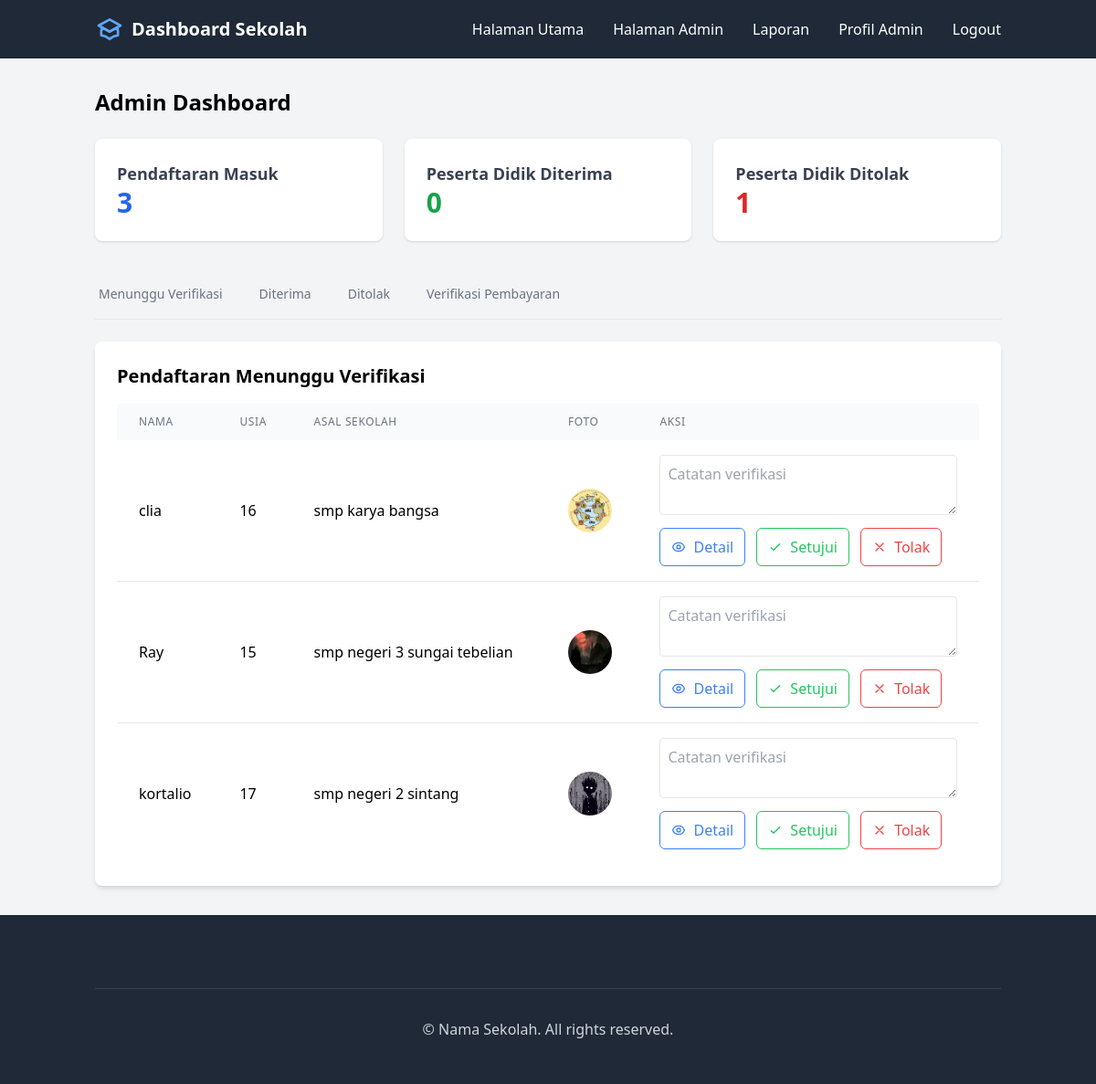
Before: /admin/admin/dashboard (signed in) with the older database file.
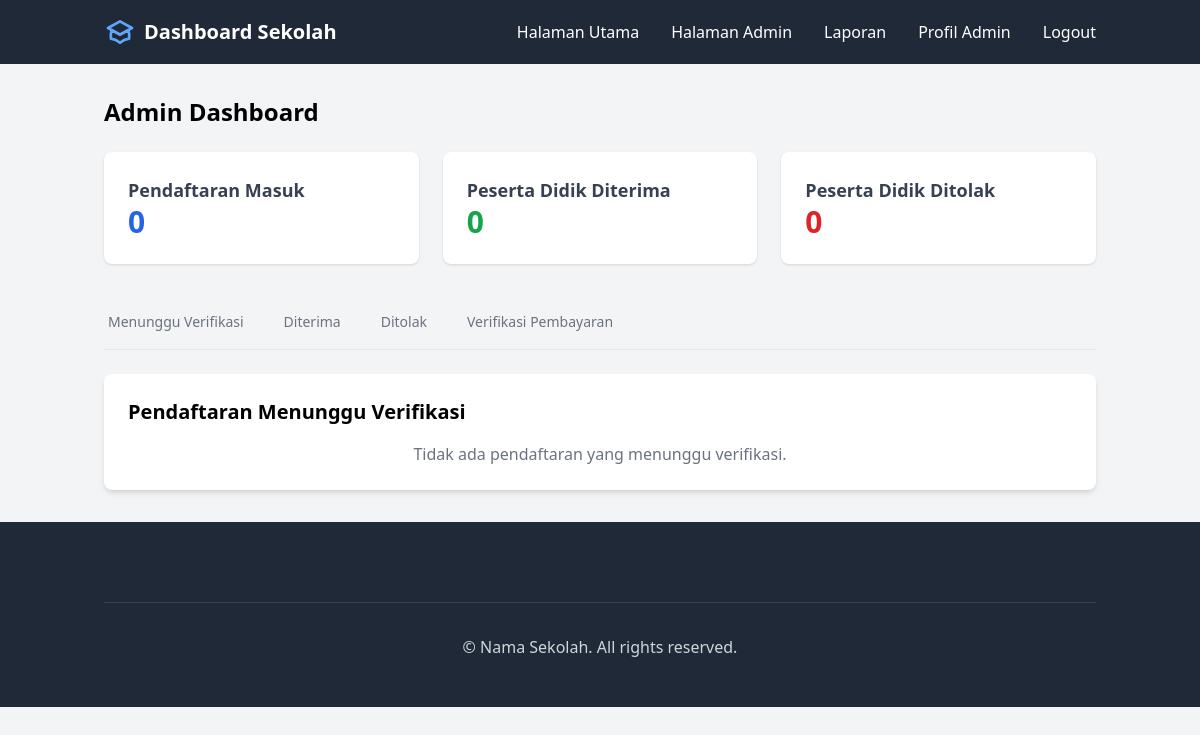
After: the same page with the newer database file.
### app/models.py (models this page shows, shortened)
class Form(db.Model):
    id = db.Column(db.Integer, primary_key=True)
    user_id = db.Column(db.Integer, db.ForeignKey('user.id'), nullable=False)
    student_name = db.Column(db.String(100), nullable=False)
    student_age = db.Column(db.Integer, nullable=False)
    student_email = db.Column(db.String(120), nullable=False)
    school_name = db.Column(db.String(100), nullable=False)
    image_path = db.Column(db.String(255), nullable=False)
    document_path = db.Column(db.String(255), nullable=False)
    status = db.Column(db.String(20), nullable=False, default='pending')
    verified_by = db.Column(db.Integer, db.ForeignKey('user.id'), nullable=True)
    verification_date = db.Column(db.DateTime, nullable=True)
    verification_note = db.Column(db.Text, nullable=True)
    is_verified = db.Column(db.Boolean, default=False)
    timestamp = db.Column(db.DateTime, default=datetime.utcnow)
    payment_status = db.Column(db.String(20), default='pending', nullable=False)
    payment_proof = db.Column(db.String(255), nullable=True)
    payment_uploaded_at = db.Column(db.DateTime, default=datetime.utcnow)
    payment_verified_at = db.Column(db.DateTime, nullable=True)
    payment_verified_by = db.Column(db.Integer, db.ForeignKey('user.id'), nullable=True)
    payment_note = db.Column(db.Text, nullable=True)
    payment_verifier = db.relationship('User',
        foreign_keys=[payment_verified_by],
        backref='verified_payments'
    )

### app/routes/admin.py (the view)
@admin_bp.route('admin/dashboard')
@login_required
@admin_required
def dashboard():
    pending_forms = Form.query.filter_by(status='pending').all()
    approved_forms = Form.query.filter_by(status='approved').order_by(Form.verification_date.desc()).all()
    rejected_forms = Form.query.filter_by(status='rejected').order_by(Form.verification_date.desc()).all()
    pending_payments = Form.query.filter_by(payment_status='pending_verification').all()
    verified_payments = Form.query.filter_by(payment_status='verified').all()
    rejected_payments = Form.query.filter_by(payment_status='rejected').all()
    pending_count = len(pending_forms)
    approved_count = len(approved_forms)
    rejected_count = len(rejected_forms)
    return render_template('parts/admindashboard.html',
                         pending_forms=pending_forms,
                         approved_forms=approved_forms,
                         rejected_forms=rejected_forms,
                         pending_payments=pending_payments,
                         verified_payments=verified_payments,
                         rejected_payments=rejected_payments,
                         pending_count=pending_count,
                         approved_count=approved_count,
                         rejected_count=rejected_count)

### app/routes/admin.py (called while the page is built)
def admin_required(f):
    @wraps(f)
    def decorated_function(*args, **kwargs):
        if not current_user.is_authenticated or current_user.role != UserRole.ADMIN.value:
            flash('Anda tidak memiliki akses ke halaman ini.', 'error')
            return redirect(url_for('index_bp.index'))
        return f(*args, **kwargs)
    return decorated_function

### app/templates/parts/admindashboard.html (shortened to what this page needs)
{% extends "adminbase.html" %}
{% block content %}
<div class="container mx-auto px-4 py-8">
    <h1 class="text-2xl font-bold mb-6">Admin Dashboard</h1>
    <div class="grid grid-cols-1 md:grid-cols-3 gap-6 mb-8">
        <div class="bg-white rounded-lg shadow p-6">
            <h3 class="text-lg font-semibold text-gray-700">Pendaftaran Masuk</h3>
            <p class="text-3xl font-bold text-blue-600">{{ pending_count }}</p>
        </div>
        <div class="bg-white rounded-lg shadow p-6">
            <h3 class="text-lg font-semibold text-gray-700">Peserta Didik Diterima</h3>
            <p class="text-3xl font-bold text-green-600">{{ approved_count }}</p>
        </div>
        <div class="bg-white rounded-lg shadow p-6">
            <h3 class="text-lg font-semibold text-gray-700">Peserta Didik Ditolak</h3>
            <p class="text-3xl font-bold text-red-600">{{ rejected_count }}</p>
        </div>
    </div>
    <div class="mb-6">
        <div class="border-b border-gray-200">
            <nav class="-mb-px flex space-x-8" aria-label="Tabs">
                <button onclick="showTab('pending')"
                        class="tab-button border-b-2 border-transparent px-1 py-4 text-sm font-medium text-gray-500 hover:border-gray-300 hover:text-gray-700">
                    Menunggu Verifikasi
                </button>
                <button onclick="showTab('approved')"
                        class="tab-button border-b-2 border-transparent px-1 py-4 text-sm font-medium text-gray-500 hover:border-gray-300 hover:text-gray-700">
                    Diterima
                </button>
                <button onclick="showTab('rejected')"
                        class="tab-button border-b-2 border-transparent px-1 py-4 text-sm font-medium text-gray-500 hover:border-gray-300 hover:text-gray-700">
                    Ditolak
                </button>
                <button onclick="showTab('payment')"
                        class="tab-button border-b-2 border-transparent px-1 py-4 text-sm font-medium text-gray-500 hover:border-gray-300 hover:text-gray-700">
                    Verifikasi Pembayaran
                </button>
            </nav>
        </div>
    </div>
    <div id="pending-tab" class="tab-content bg-white shadow-md rounded-lg p-6">
        <h2 class="text-xl font-semibold mb-4">Pendaftaran Menunggu Verifikasi</h2>
        {% if pending_forms %}
        <div class="overflow-x-auto">
            <table id="pendingTable" class="min-w-full table-auto display">
                <thead class="bg-gray-50">
                    <tr>
                        <th class="px-6 py-3 text-left text-xs font-medium text-gray-500 uppercase tracking-wider">Nama</th>
                        <th class="px-6 py-3 text-left text-xs font-medium text-gray-500 uppercase tracking-wider">Usia</th>
                        <th class="px-6 py-3 text-left text-xs font-medium text-gray-500 uppercase tracking-wider">Asal Sekolah</th>
                        <th class="px-6 py-3 text-left text-xs font-medium text-gray-500 uppercase tracking-wider">Foto</th>
                        <th class="px-6 py-3 text-left text-xs font-medium text-gray-500 uppercase tracking-wider">Aksi</th>
                    </tr>
                </thead>
                <tbody class="bg-white divide-y divide-gray-200">
                    {% for form in pending_forms %}
                    <tr>
                        <td class="px-6 py-4">{{ form.student_name }}</td>
                        <td class="px-6 py-4">{{ form.student_age }}</td>
                        <td class="px-6 py-4">{{ form.school_name }}</td>
                        <td class="px-6 py-4">
                            <img src="{{ url_for('static', filename='uploads/student_images/' + form.image_path) }}"
                                 alt="Student photo"
                                 class="h-12 w-12 rounded-full object-cover">
                        </td>
                        <td class="px-6 py-4">
                            <form action="{{ url_for('admin_bp.verify_form', form_id=form.id) }}" method="POST" class="space-y-2">
                                <textarea name="note" class="w-full p-2 border rounded" placeholder="Catatan verifikasi"></textarea>
                               <div class="space-x-2">
                                    <a href="{{ url_for('admin_bp.student_detail', form_id=form.id) }}"
                                class="inline-flex items-center px-3 py-2 border border-blue-500 text-blue-500 rounded-md hover:bg-blue-500 hover:text-white transition-colors">
                                    Detail
                                </a>
                                <button type="submit" name="action" value="approve"
                                        class="inline-flex items-center px-3 py-2 border border-green-500 text-green-500 rounded-md hover:bg-green-500 hover:text-white transition-colors">
                                    <svg class="w-4 h-4 mr-2" fill="none" stroke="currentColor" viewBox="0 0 24 24">
                                        <path stroke-linecap="round" stroke-linejoin="round" stroke-width="2" d="M5 13l4 4L19 7"/>
                                    </svg>
                                    Setujui
                                </button>
                                <button type="submit" name="action" value="reject"
                                        class="inline-flex items-center px-3 py-2 border border-red-500 text-red-500 rounded-md hover:bg-red-500 hover:text-white transition-colors">
                                    <svg class="w-4 h-4 mr-2" fill="none" stroke="currentColor" viewBox="0 0 24 24">
                                        <path stroke-linecap="round" stroke-linejoin="round" stroke-width="2" d="M6 18L18 6M6 6l12 12"/>
                                    </svg>
                                    Tolak
                                </button>
                                                                </div>
                            </form>
                        </td>
                    </tr>
                    {% endfor %}
                </tbody>
            </table>
        </div>
        {% else %}
        <p class="text-gray-500 text-center">Tidak ada pendaftaran yang menunggu verifikasi.</p>
        {% endif %}
    </div>
</div>
{% endblock %}

### app/templates/adminbase.html (shortened to what this page needs)
<!DOCTYPE html>
<html lang="en">
<head>
    <script src="https://cdn.tailwindcss.com"></script>
    <link rel="stylesheet" type="text/css" href="https://cdn.datatables.net/1.11.5/css/jquery.dataTables.css">
    <link rel="stylesheet" type="text/css" href="https://cdn.datatables.net/responsive/2.2.9/css/responsive.dataTables.min.css">
</head>
<body class="bg-gray-100">
    <nav class="bg-gray-800 text-white">
        <div class="container mx-auto px-4">
            <div class="flex justify-between items-center py-4">
                <div class="flex items-center space-x-2">
                    <a class="text-xl font-bold">Dashboard Sekolah</a>
                </div>
                <div class="hidden md:flex space-x-8">
                    <a href="{{ url_for('index_bp.index') }}" class="hover:text-blue-400 transition-colors">Halaman Utama</a>
                    <a href="{{ url_for('admin_bp.dashboard') }}" class="hover:text-blue-400 transition-colors">Halaman Admin</a>
                    <a href="{{ url_for('admin_bp.laporan') }}" class="hover:text-blue-400 transition-colors">Laporan</a>
                    {% if current_user.is_authenticated %}
                        <a href="{{ url_for('admin_bp.profile') }}" class="hover:text-blue-400 transition-colors">Profil Admin</a>
                        <a href="{{ url_for('auth_bp.login') }}" class="hover:text-blue-400 transition-colors">Logout</a>
                    {% else %}
                        <a href="{{ url_for('auth_bp.login') }}" class="hover:text-blue-400 transition-colors">Login</a>
                    {% endif %}
                </div>
            </div>
        </div>
    </nav>
    {% block content %}{% endblock %}
    <footer class="bg-gray-800 text-gray-300">
        <div class="container mx-auto px-4 py-12">
            <div class="border-t border-gray-700 mt-8 pt-8 text-center">
                <p>&copy; Nama Sekolah. All rights reserved.</p>
            </div>
        </div>
    </footer>
</body>
</html>

Changed rows visible on the page:
removed Form: student_name "clia", student_age "16", school_name "smp karya bangsa", image_path (picture)
removed Form: student_name "Ray", student_age "15", school_name "smp negeri 3 sungai tebelian", image_path (picture)
removed Form: student_name "kortalio", student_age "17", school_name "smp negeri 2 sintang", image_path (picture)
Other visible differences:
{{ pending_count }}: "3" → "0"
{{ rejected_count }}: "1" → "0"
text no longer shown: "NAMA USIA ASAL SEKOLAH FOTO AKSI"
text now shown: "Tidak ada pendaftaran yang menunggu verifikasi."
